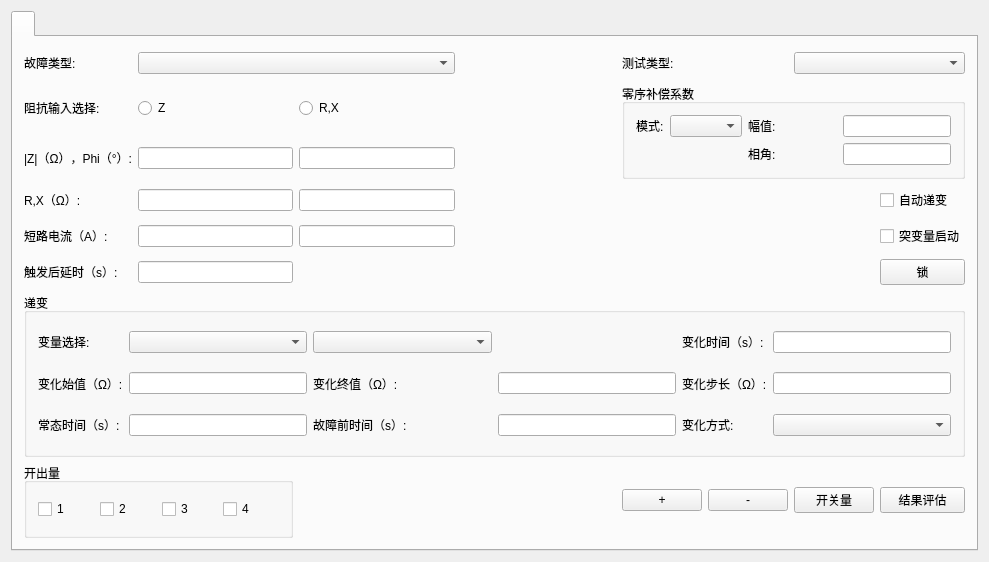
<?xml version="1.0" encoding="UTF-8"?>
<ui version="4.0">
 <class>QImpedanceManuWidget</class>
 <widget class="QWidget" name="QImpedanceManuWidget">
  <property name="geometry">
   <rect>
    <x>0</x>
    <y>0</y>
    <width>989</width>
    <height>562</height>
   </rect>
  </property>
  <property name="sizePolicy">
   <sizepolicy hsizetype="Expanding" vsizetype="Expanding">
    <horstretch>0</horstretch>
    <verstretch>0</verstretch>
   </sizepolicy>
  </property>
  <property name="windowTitle">
   <string>Form</string>
  </property>
  <layout class="QGridLayout" name="gridLayout">
   <item row="0" column="0">
    <widget class="QSttTabWidget" name="m_pImpedanceManuTab">
     <widget class="QWidget" name="m_pParaSetting_Widget">
      <attribute name="title">
       <string/>
      </attribute>
      <layout class="QGridLayout" name="gridLayout_6">
       <item row="0" column="1" colspan="3">
        <layout class="QGridLayout" name="gridLayout_2">
         <item row="0" column="0">
          <widget class="QLabel" name="m_pFaultTypeLabel">
           <property name="sizePolicy">
            <sizepolicy hsizetype="Preferred" vsizetype="Preferred">
             <horstretch>0</horstretch>
             <verstretch>0</verstretch>
            </sizepolicy>
           </property>
           <property name="minimumSize">
            <size>
             <width>0</width>
             <height>30</height>
            </size>
           </property>
           <property name="maximumSize">
            <size>
             <width>16777215</width>
             <height>40</height>
            </size>
           </property>
           <property name="text">
            <string>故障类型:</string>
           </property>
           <property name="alignment">
            <set>Qt::AlignLeading|Qt::AlignLeft|Qt::AlignVCenter</set>
           </property>
          </widget>
         </item>
         <item row="0" column="1" colspan="2">
          <widget class="QScrollComboBox" name="m_pCmb_FaultType"/>
         </item>
         <item row="8" column="4">
          <widget class="QPushButton" name="m_pbn_Up">
           <property name="text">
            <string>+</string>
           </property>
          </widget>
         </item>
         <item row="3" column="7">
          <widget class="QSttCheckBox" name="m_pAuto_CheckBox">
           <property name="text">
            <string>自动递变</string>
           </property>
          </widget>
         </item>
         <item row="6" column="0" rowspan="2" colspan="8">
          <widget class="QSttGroupBox" name="groupBoxCommon">
           <property name="sizePolicy">
            <sizepolicy hsizetype="Preferred" vsizetype="Preferred">
             <horstretch>0</horstretch>
             <verstretch>0</verstretch>
            </sizepolicy>
           </property>
           <property name="title">
            <string>递变</string>
           </property>
           <layout class="QGridLayout" name="gridLayoutCommon">
            <item row="2" column="0">
             <widget class="QLabel" name="m_PrepareTimeLabel">
              <property name="sizePolicy">
               <sizepolicy hsizetype="Preferred" vsizetype="Expanding">
                <horstretch>0</horstretch>
                <verstretch>0</verstretch>
               </sizepolicy>
              </property>
              <property name="minimumSize">
               <size>
                <width>0</width>
                <height>30</height>
               </size>
              </property>
              <property name="text">
               <string>常态时间（s）:</string>
              </property>
              <property name="alignment">
               <set>Qt::AlignLeading|Qt::AlignLeft|Qt::AlignVCenter</set>
              </property>
             </widget>
            </item>
            <item row="0" column="1">
             <widget class="QScrollComboBox" name="m_pCmb_FirstMode">
              <property name="sizePolicy">
               <sizepolicy hsizetype="Preferred" vsizetype="Fixed">
                <horstretch>0</horstretch>
                <verstretch>0</verstretch>
               </sizepolicy>
              </property>
             </widget>
            </item>
            <item row="2" column="1">
             <widget class="QSttLineEdit" name="m_PrepareTimeEdit">
              <property name="alignment">
               <set>Qt::AlignCenter</set>
              </property>
             </widget>
            </item>
            <item row="1" column="1">
             <widget class="QSettingLineEdit" name="m_pStartEdit">
              <property name="sizePolicy">
               <sizepolicy hsizetype="Expanding" vsizetype="Fixed">
                <horstretch>0</horstretch>
                <verstretch>0</verstretch>
               </sizepolicy>
              </property>
              <property name="alignment">
               <set>Qt::AlignCenter</set>
              </property>
             </widget>
            </item>
            <item row="1" column="0">
             <widget class="QLabel" name="m_pStartLabel">
              <property name="sizePolicy">
               <sizepolicy hsizetype="Preferred" vsizetype="Expanding">
                <horstretch>0</horstretch>
                <verstretch>0</verstretch>
               </sizepolicy>
              </property>
              <property name="minimumSize">
               <size>
                <width>0</width>
                <height>30</height>
               </size>
              </property>
              <property name="text">
               <string>变化始值（Ω）:</string>
              </property>
              <property name="alignment">
               <set>Qt::AlignLeading|Qt::AlignLeft|Qt::AlignVCenter</set>
              </property>
             </widget>
            </item>
            <item row="2" column="2">
             <widget class="QLabel" name="m_PreFaultTimeLabel">
              <property name="sizePolicy">
               <sizepolicy hsizetype="Expanding" vsizetype="Preferred">
                <horstretch>0</horstretch>
                <verstretch>0</verstretch>
               </sizepolicy>
              </property>
              <property name="text">
               <string>故障前时间（s）:</string>
              </property>
              <property name="alignment">
               <set>Qt::AlignLeading|Qt::AlignLeft|Qt::AlignVCenter</set>
              </property>
             </widget>
            </item>
            <item row="1" column="2">
             <widget class="QLabel" name="m_pEndLabel">
              <property name="sizePolicy">
               <sizepolicy hsizetype="Expanding" vsizetype="Preferred">
                <horstretch>0</horstretch>
                <verstretch>0</verstretch>
               </sizepolicy>
              </property>
              <property name="text">
               <string>变化终值（Ω）:</string>
              </property>
              <property name="alignment">
               <set>Qt::AlignLeading|Qt::AlignLeft|Qt::AlignVCenter</set>
              </property>
             </widget>
            </item>
            <item row="0" column="0">
             <widget class="QLabel" name="m_pVarSelecLabel">
              <property name="sizePolicy">
               <sizepolicy hsizetype="Preferred" vsizetype="Expanding">
                <horstretch>0</horstretch>
                <verstretch>0</verstretch>
               </sizepolicy>
              </property>
              <property name="minimumSize">
               <size>
                <width>0</width>
                <height>30</height>
               </size>
              </property>
              <property name="maximumSize">
               <size>
                <width>16777215</width>
                <height>40</height>
               </size>
              </property>
              <property name="text">
               <string>变量选择:</string>
              </property>
              <property name="alignment">
               <set>Qt::AlignLeading|Qt::AlignLeft|Qt::AlignVCenter</set>
              </property>
             </widget>
            </item>
            <item row="1" column="3">
             <widget class="QSettingLineEdit" name="m_pEndEdit">
              <property name="alignment">
               <set>Qt::AlignCenter</set>
              </property>
             </widget>
            </item>
            <item row="0" column="4">
             <widget class="QLabel" name="m_pTimeLabel">
              <property name="text">
               <string>变化时间（s）:</string>
              </property>
              <property name="alignment">
               <set>Qt::AlignLeading|Qt::AlignLeft|Qt::AlignVCenter</set>
              </property>
             </widget>
            </item>
            <item row="2" column="5">
             <widget class="QScrollComboBox" name="m_pCmb_ChangeType"/>
            </item>
            <item row="2" column="3">
             <widget class="QSttLineEdit" name="m_PreFaultTimeEdit">
              <property name="alignment">
               <set>Qt::AlignCenter</set>
              </property>
             </widget>
            </item>
            <item row="1" column="4">
             <widget class="QLabel" name="m_pStepLabel">
              <property name="text">
               <string>变化步长（Ω）:</string>
              </property>
              <property name="alignment">
               <set>Qt::AlignLeading|Qt::AlignLeft|Qt::AlignVCenter</set>
              </property>
             </widget>
            </item>
            <item row="0" column="5">
             <widget class="QSettingLineEdit" name="m_pTimeEdit">
              <property name="alignment">
               <set>Qt::AlignCenter</set>
              </property>
             </widget>
            </item>
            <item row="1" column="5">
             <widget class="QSettingLineEdit" name="m_pStepEdit">
              <property name="alignment">
               <set>Qt::AlignCenter</set>
              </property>
             </widget>
            </item>
            <item row="2" column="4">
             <widget class="QLabel" name="m_pChangeTypeLabel">
              <property name="text">
               <string>变化方式:</string>
              </property>
              <property name="alignment">
               <set>Qt::AlignLeading|Qt::AlignLeft|Qt::AlignVCenter</set>
              </property>
             </widget>
            </item>
            <item row="0" column="2">
             <widget class="QScrollComboBox" name="m_pCmb_SecondMode">
              <property name="sizePolicy">
               <sizepolicy hsizetype="Expanding" vsizetype="Fixed">
                <horstretch>0</horstretch>
                <verstretch>0</verstretch>
               </sizepolicy>
              </property>
             </widget>
            </item>
           </layout>
          </widget>
         </item>
         <item row="8" column="5">
          <widget class="QPushButton" name="m_pbn_Down">
           <property name="text">
            <string>-</string>
           </property>
          </widget>
         </item>
         <item row="3" column="1">
          <widget class="QSttLineEdit" name="m_pREdit">
           <property name="alignment">
            <set>Qt::AlignCenter</set>
           </property>
          </widget>
         </item>
         <item row="8" column="6">
          <widget class="QPushButton" name="m_pBinarySet_PushButton">
           <property name="text">
            <string>开关量</string>
           </property>
           <property name="autoDefault">
            <bool>false</bool>
           </property>
          </widget>
         </item>
         <item row="8" column="7">
          <widget class="QPushButton" name="m_pEstimate_PushButton">
           <property name="text">
            <string>结果评估</string>
           </property>
           <property name="autoDefault">
            <bool>false</bool>
           </property>
          </widget>
         </item>
         <item row="1" column="2">
          <widget class="QRadioButton" name="m_pRad_RX">
           <property name="text">
            <string>R,X</string>
           </property>
          </widget>
         </item>
         <item row="4" column="1">
          <widget class="QSttLineEdit" name="m_pShortIOrZsAmpEdit">
           <property name="alignment">
            <set>Qt::AlignCenter</set>
           </property>
          </widget>
         </item>
         <item row="1" column="4" rowspan="2" colspan="4">
          <widget class="QSttGroupBox" name="groupBoxCoe">
           <property name="title">
            <string>零序补偿系数</string>
           </property>
           <layout class="QGridLayout" name="gridLayoutSub">
            <item row="0" column="0">
             <widget class="QLabel" name="m_pCacuTypeLabel">
              <property name="text">
               <string>模式:</string>
              </property>
             </widget>
            </item>
            <item row="0" column="1">
             <widget class="QScrollComboBox" name="m_pCmb_CacuType">
              <property name="sizePolicy">
               <sizepolicy hsizetype="Preferred" vsizetype="Fixed">
                <horstretch>0</horstretch>
                <verstretch>0</verstretch>
               </sizepolicy>
              </property>
              <property name="minimumSize">
               <size>
                <width>0</width>
                <height>0</height>
               </size>
              </property>
             </widget>
            </item>
            <item row="0" column="2">
             <widget class="QLabel" name="m_pAmpLabel">
              <property name="sizePolicy">
               <sizepolicy hsizetype="MinimumExpanding" vsizetype="Preferred">
                <horstretch>0</horstretch>
                <verstretch>0</verstretch>
               </sizepolicy>
              </property>
              <property name="minimumSize">
               <size>
                <width>50</width>
                <height>0</height>
               </size>
              </property>
              <property name="text">
               <string>幅值:</string>
              </property>
             </widget>
            </item>
            <item row="0" column="3">
             <widget class="QSettingLineEdit" name="m_pAmpEdit">
              <property name="alignment">
               <set>Qt::AlignCenter</set>
              </property>
             </widget>
            </item>
            <item row="1" column="2">
             <widget class="QLabel" name="m_pAngleLabel">
              <property name="sizePolicy">
               <sizepolicy hsizetype="MinimumExpanding" vsizetype="Preferred">
                <horstretch>0</horstretch>
                <verstretch>0</verstretch>
               </sizepolicy>
              </property>
              <property name="minimumSize">
               <size>
                <width>50</width>
                <height>0</height>
               </size>
              </property>
              <property name="text">
               <string>相角:</string>
              </property>
             </widget>
            </item>
            <item row="1" column="3">
             <widget class="QSettingLineEdit" name="m_pAngleEdit">
              <property name="alignment">
               <set>Qt::AlignCenter</set>
              </property>
             </widget>
            </item>
           </layout>
          </widget>
         </item>
         <item row="4" column="0">
          <widget class="QLabel" name="m_pDLLabel">
           <property name="sizePolicy">
            <sizepolicy hsizetype="Preferred" vsizetype="Preferred">
             <horstretch>0</horstretch>
             <verstretch>0</verstretch>
            </sizepolicy>
           </property>
           <property name="minimumSize">
            <size>
             <width>0</width>
             <height>30</height>
            </size>
           </property>
           <property name="maximumSize">
            <size>
             <width>16777215</width>
             <height>40</height>
            </size>
           </property>
           <property name="text">
            <string>短路电流（A）:</string>
           </property>
          </widget>
         </item>
         <item row="8" column="0" colspan="2">
          <widget class="QSttGroupBox" name="m_pBoutGroupBox">
           <property name="title">
            <string>开出量</string>
           </property>
           <layout class="QGridLayout" name="gridLayout_5">
            <item row="1" column="0">
             <widget class="QSttCheckBox" name="m_pBout_CheckBox0">
              <property name="minimumSize">
               <size>
                <width>0</width>
                <height>30</height>
               </size>
              </property>
              <property name="text">
               <string>1</string>
              </property>
             </widget>
            </item>
            <item row="1" column="1">
             <widget class="QSttCheckBox" name="m_pBout_CheckBox1">
              <property name="minimumSize">
               <size>
                <width>0</width>
                <height>30</height>
               </size>
              </property>
              <property name="text">
               <string>2</string>
              </property>
             </widget>
            </item>
            <item row="1" column="2">
             <widget class="QSttCheckBox" name="m_pBout_CheckBox2">
              <property name="minimumSize">
               <size>
                <width>0</width>
                <height>30</height>
               </size>
              </property>
              <property name="text">
               <string>3</string>
              </property>
             </widget>
            </item>
            <item row="1" column="3">
             <widget class="QSttCheckBox" name="m_pBout_CheckBox3">
              <property name="minimumSize">
               <size>
                <width>0</width>
                <height>30</height>
               </size>
              </property>
              <property name="text">
               <string>4</string>
              </property>
             </widget>
            </item>
           </layout>
          </widget>
         </item>
         <item row="3" column="2">
          <widget class="QSttLineEdit" name="m_pXEdit">
           <property name="alignment">
            <set>Qt::AlignCenter</set>
           </property>
          </widget>
         </item>
         <item row="5" column="7">
          <widget class="QPushButton" name="m_pLock_PushButton">
           <property name="text">
            <string>锁</string>
           </property>
          </widget>
         </item>
         <item row="0" column="6" colspan="2">
          <widget class="QScrollComboBox" name="m_pCmb_CalMode"/>
         </item>
         <item row="0" column="4" colspan="2">
          <widget class="QLabel" name="m_pCalModeLabel">
           <property name="text">
            <string>测试类型:</string>
           </property>
           <property name="alignment">
            <set>Qt::AlignLeading|Qt::AlignLeft|Qt::AlignVCenter</set>
           </property>
          </widget>
         </item>
         <item row="2" column="1">
          <widget class="QSettingLineEdit" name="m_pZEdit">
           <property name="alignment">
            <set>Qt::AlignCenter</set>
           </property>
          </widget>
         </item>
         <item row="2" column="2">
          <widget class="QSettingLineEdit" name="m_pPhiEdit">
           <property name="alignment">
            <set>Qt::AlignCenter</set>
           </property>
          </widget>
         </item>
         <item row="4" column="2">
          <widget class="QSttLineEdit" name="m_pShortIOrZsAngleEdit">
           <property name="alignment">
            <set>Qt::AlignCenter</set>
           </property>
          </widget>
         </item>
         <item row="4" column="7">
          <widget class="QSttCheckBox" name="m_pMutation_CheckBox">
           <property name="text">
            <string>突变量启动</string>
           </property>
          </widget>
         </item>
         <item row="5" column="0">
          <widget class="QLabel" name="m_pTrigDelayLabel">
           <property name="sizePolicy">
            <sizepolicy hsizetype="Preferred" vsizetype="Preferred">
             <horstretch>0</horstretch>
             <verstretch>0</verstretch>
            </sizepolicy>
           </property>
           <property name="minimumSize">
            <size>
             <width>0</width>
             <height>30</height>
            </size>
           </property>
           <property name="maximumSize">
            <size>
             <width>16777215</width>
             <height>40</height>
            </size>
           </property>
           <property name="text">
            <string>触发后延时（s）:</string>
           </property>
          </widget>
         </item>
         <item row="2" column="0">
          <widget class="QLabel" name="m_pZLabel">
           <property name="sizePolicy">
            <sizepolicy hsizetype="Preferred" vsizetype="Preferred">
             <horstretch>0</horstretch>
             <verstretch>0</verstretch>
            </sizepolicy>
           </property>
           <property name="minimumSize">
            <size>
             <width>0</width>
             <height>30</height>
            </size>
           </property>
           <property name="maximumSize">
            <size>
             <width>16777215</width>
             <height>40</height>
            </size>
           </property>
           <property name="text">
            <string>|Z|（Ω），Phi（°）:</string>
           </property>
          </widget>
         </item>
         <item row="1" column="1">
          <widget class="QRadioButton" name="m_pRad_Z">
           <property name="text">
            <string>Z</string>
           </property>
          </widget>
         </item>
         <item row="1" column="0">
          <widget class="QLabel" name="m_pImpedlabel">
           <property name="sizePolicy">
            <sizepolicy hsizetype="Preferred" vsizetype="Preferred">
             <horstretch>0</horstretch>
             <verstretch>0</verstretch>
            </sizepolicy>
           </property>
           <property name="minimumSize">
            <size>
             <width>0</width>
             <height>30</height>
            </size>
           </property>
           <property name="maximumSize">
            <size>
             <width>16777215</width>
             <height>40</height>
            </size>
           </property>
           <property name="text">
            <string>阻抗输入选择:</string>
           </property>
           <property name="alignment">
            <set>Qt::AlignLeading|Qt::AlignLeft|Qt::AlignVCenter</set>
           </property>
          </widget>
         </item>
         <item row="3" column="0">
          <widget class="QLabel" name="m_pRXLabel">
           <property name="sizePolicy">
            <sizepolicy hsizetype="Preferred" vsizetype="Preferred">
             <horstretch>0</horstretch>
             <verstretch>0</verstretch>
            </sizepolicy>
           </property>
           <property name="minimumSize">
            <size>
             <width>0</width>
             <height>30</height>
            </size>
           </property>
           <property name="maximumSize">
            <size>
             <width>16777215</width>
             <height>40</height>
            </size>
           </property>
           <property name="text">
            <string>R,X（Ω）:</string>
           </property>
          </widget>
         </item>
         <item row="5" column="1">
          <widget class="QSttLineEdit" name="m_pTrigDelayEdit">
           <property name="alignment">
            <set>Qt::AlignCenter</set>
           </property>
          </widget>
         </item>
         <item row="0" column="3">
          <spacer name="horizontalSpacer_2">
           <property name="orientation">
            <enum>Qt::Horizontal</enum>
           </property>
           <property name="sizeType">
            <enum>QSizePolicy::MinimumExpanding</enum>
           </property>
           <property name="sizeHint" stdset="0">
            <size>
             <width>40</width>
             <height>20</height>
            </size>
           </property>
          </spacer>
         </item>
        </layout>
       </item>
      </layout>
     </widget>
    </widget>
   </item>
  </layout>
 </widget>
 <layoutdefault spacing="6" margin="11"/>
 <customwidgets>
  <customwidget>
   <class>QSttLineEdit</class>
   <extends>QLineEdit</extends>
   <header>../../Module/UI/Controls/SttLineEdit.h</header>
  </customwidget>
  <customwidget>
   <class>QSttGroupBox</class>
   <extends>QGroupBox</extends>
   <header>../../Module/UI/Controls/SttGroupBox.h</header>
   <container>1</container>
  </customwidget>
  <customwidget>
   <class>QSttTabWidget</class>
   <extends>QTabWidget</extends>
   <header>../../Module/UI/Controls/SttTabWidget.h</header>
   <container>1</container>
  </customwidget>
  <customwidget>
   <class>QSttCheckBox</class>
   <extends>QCheckBox</extends>
   <header>../../Module/UI/Controls/SttCheckbox.h</header>
  </customwidget>
  <customwidget>
   <class>QScrollComboBox</class>
   <extends>QComboBox</extends>
   <header>../../Module/UI/Module/ScrollCtrl/ScrollComboBox.h</header>
   <slots>
    <slot>on_FaultMode_currentIndexChanged(int)</slot>
   </slots>
  </customwidget>
  <customwidget>
   <class>QSettingLineEdit</class>
   <extends>QLineEdit</extends>
   <header>../../UI/Controls/SettingCtrls/qsettinglineedit.h</header>
  </customwidget>
 </customwidgets>
 <resources/>
 <connections/>
</ui>
